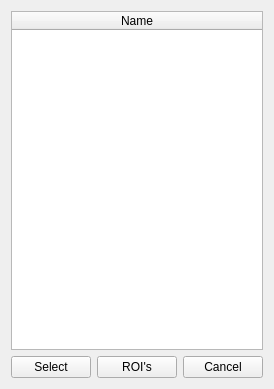
<?xml version="1.0" encoding="UTF-8"?>
<ui version="4.0">
 <class>SelectDeviceForm</class>
 <widget class="QWidget" name="SelectDeviceForm">
  <property name="windowModality">
   <enum>Qt::ApplicationModal</enum>
  </property>
  <property name="geometry">
   <rect>
    <x>0</x>
    <y>0</y>
    <width>264</width>
    <height>389</height>
   </rect>
  </property>
  <property name="windowTitle">
   <string>Select Device</string>
  </property>
  <layout class="QHBoxLayout" name="horizontalLayout_2">
   <item>
    <layout class="QVBoxLayout" name="verticalLayout">
     <item>
      <widget class="QTableWidget" name="devices_table">
       <property name="selectionBehavior">
        <enum>QAbstractItemView::SelectRows</enum>
       </property>
       <attribute name="horizontalHeaderStretchLastSection">
        <bool>true</bool>
       </attribute>
       <attribute name="verticalHeaderStretchLastSection">
        <bool>false</bool>
       </attribute>
       <column>
        <property name="text">
         <string>Name</string>
        </property>
       </column>
      </widget>
     </item>
     <item>
      <layout class="QHBoxLayout" name="horizontalLayout">
       <item>
        <widget class="QPushButton" name="select_button">
         <property name="text">
          <string>Select</string>
         </property>
        </widget>
       </item>
       <item>
        <widget class="QPushButton" name="roi_button">
         <property name="text">
          <string>ROI's</string>
         </property>
        </widget>
       </item>
       <item>
        <widget class="QPushButton" name="close_button">
         <property name="text">
          <string>Cancel</string>
         </property>
        </widget>
       </item>
      </layout>
     </item>
    </layout>
   </item>
  </layout>
 </widget>
 <resources/>
 <connections/>
</ui>
